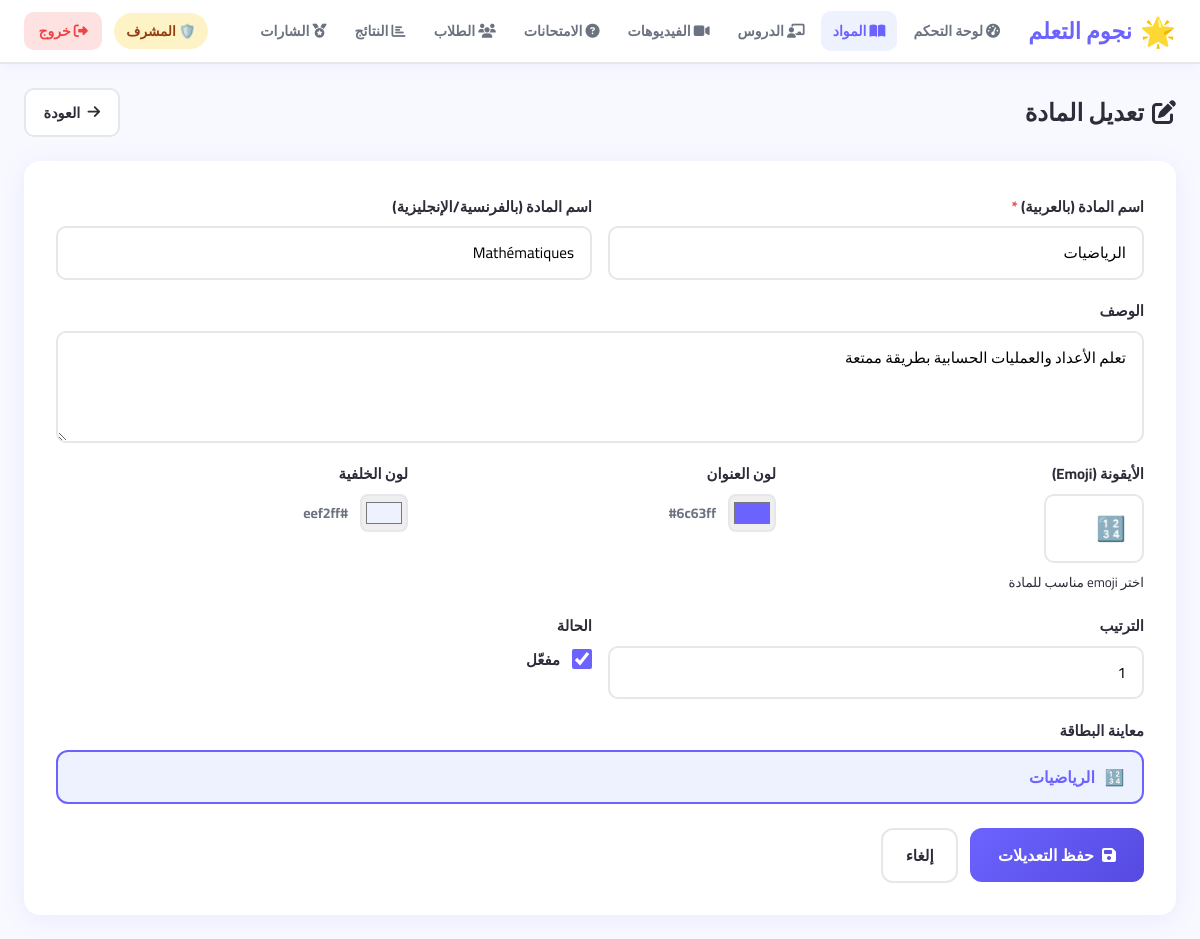
Page /admin/subjects/1/edit (signed in) on the committed database.
### app/models.py (models this page shows, shortened)
class Subject(db.Model):
    __tablename__ = 'subjects'
    id          = db.Column(db.Integer, primary_key=True)
    name        = db.Column(db.String(100), nullable=False)
    name_ar     = db.Column(db.String(100))
    description = db.Column(db.Text)
    icon        = db.Column(db.String(10), default='📚')
    color       = db.Column(db.String(20), default='#4F46E5')
    bg_color    = db.Column(db.String(20), default='#EEF2FF')
    order       = db.Column(db.Integer, default=0)
    is_active   = db.Column(db.Boolean, default=True)
    created_at  = db.Column(db.DateTime, default=datetime.utcnow)
    lessons = db.relationship('Lesson', backref='subject', lazy='dynamic', cascade='all, delete-orphan')
    quizzes = db.relationship('Quiz',   backref='subject', lazy='dynamic', cascade='all, delete-orphan')
    videos  = db.relationship('Video',  backref='subject', lazy='dynamic', cascade='all, delete-orphan')

### app/admin/routes.py (the view, shortened to what this page needs)
@admin.route('/subjects/<int:sid>/edit', methods=['GET','POST'])
@admin_required
def edit_subject(sid):
    s = Subject.query.get_or_404(sid)
    return render_template('admin/subject_form.html', subject=s)

### app/admin/routes.py (called while the page is built)
def admin_required(f):
    @wraps(f)
    def decorated(*args, **kwargs):
        if not current_user.is_authenticated or not current_user.is_admin():
            flash('ليس لديك صلاحية الوصول', 'danger')
            return redirect(url_for('student.dashboard'))
        return f(*args, **kwargs)
    return login_required(decorated)

### app/models.py (called while the page is built)
@login_manager.user_loader
def load_user(user_id):
    return User.query.get(int(user_id))

    def is_admin(self):          return self.role == 'admin'

### templates/admin/subject_form.html (shortened to what this page needs)
{% extends "base.html" %}
{% block content %}
<div class="admin-page">
  <div class="admin-header">
    <h1>{% if subject %}<i class="fas fa-edit"></i> تعديل المادة{% else %}<i class="fas fa-plus"></i> إضافة مادة جديدة{% endif %}</h1>
    <a href="{{ url_for('admin.subjects') }}" class="btn-back">
      <i class="fas fa-arrow-right"></i> العودة
    </a>
  </div>
  <form method="POST" class="admin-form">
    <div class="form-grid two-col">
      <div class="form-group">
        <label>اسم المادة (بالعربية) <span class="req">*</span></label>
        <input type="text" name="name_ar" class="form-control"
               value="{{ subject.name_ar if subject else '' }}" placeholder="مثال: الرياضيات" required>
      </div>
      <div class="form-group">
        <label>اسم المادة (بالفرنسية/الإنجليزية)</label>
        <input type="text" name="name" class="form-control"
               value="{{ subject.name if subject else '' }}" placeholder="Math" required>
      </div>
    </div>
    <div class="form-group">
      <label>الوصف</label>
      <textarea name="description" class="form-control" rows="3"
                placeholder="وصف مختصر للمادة...">{{ subject.description if subject else '' }}</textarea>
    </div>
    <div class="form-grid three-col">
      <div class="form-group">
        <label>الأيقونة (Emoji)</label>
        <input type="text" name="icon" class="form-control icon-input"
               value="{{ subject.icon if subject else '📚' }}" placeholder="📚">
        <small>اختر emoji مناسب للمادة</small>
      </div>
      <div class="form-group">
        <label>لون العنوان</label>
        <div class="color-input-wrap">
          <input type="color" name="color" class="color-picker"
                 value="{{ subject.color if subject else '#4F46E5' }}">
          <span class="color-preview" id="colorPreview">{{ subject.color if subject else '#4F46E5' }}</span>
        </div>
      </div>
      <div class="form-group">
        <label>لون الخلفية</label>
        <div class="color-input-wrap">
          <input type="color" name="bg_color" class="color-picker"
                 value="{{ subject.bg_color if subject else '#EEF2FF' }}">
          <span class="color-preview" id="bgColorPreview">{{ subject.bg_color if subject else '#EEF2FF' }}</span>
        </div>
      </div>
    </div>
    <div class="form-grid two-col">
      <div class="form-group">
        <label>الترتيب</label>
        <input type="number" name="order" class="form-control"
               value="{{ subject.order if subject else 0 }}" min="0">
      </div>
      {% if subject %}
      <div class="form-group">
        <label>الحالة</label>
        <div class="toggle-wrap">
          <input type="checkbox" name="is_active" id="isActive"
                 {% if subject.is_active %}checked{% endif %}>
          <label for="isActive" class="toggle-label">مفعّل</label>
        </div>
      </div>
      {% endif %}
    </div>
    <div class="form-group">
      <label>معاينة البطاقة</label>
      <div class="subject-preview" id="subjectPreview">
        <span id="prevIcon">{{ subject.icon if subject else '📚' }}</span>
        <span id="prevName">{{ subject.name_ar if subject else 'اسم المادة' }}</span>
      </div>
    </div>
    <div class="form-actions">
      <button type="submit" class="btn-submit">
        <i class="fas fa-save"></i> {% if subject %}حفظ التعديلات{% else %}إضافة المادة{% endif %}
      </button>
      <a href="{{ url_for('admin.subjects') }}" class="btn-cancel">إلغاء</a>
    </div>
  </form>
</div>
{% endblock %}

### app/static/css/style.css (style rules this page uses)
:root { --primary: #6C63FF; --primary-d: #5549E0; --secondary: #FF6584; --success: #10B981; --warning: #F59E0B; --danger: #EF4444; --info: #3B82F6; --dark: #1E1E2E; --text: #2D2D3A; --text-light: #6B7280; --border: #E5E7EB; --bg: #F8F9FF; --white: #FFFFFF; --nav-h: 64px; --radius: 16px; --shadow: 0 4px 24px rgba(108,99,255,.10); --shadow-lg: 0 8px 40px rgba(108,99,255,.18); --font: 'Cairo', 'Tajawal', sans-serif; }
*, *::before, *::after { box-sizing: border-box; margin: 0; padding: 0; }
html { scroll-behavior: smooth; }
body { font-family: var(--font); background: var(--bg); color: var(--text); direction: rtl; min-height: 100vh; }
a { text-decoration: none; color: inherit; }
button { cursor: pointer; font-family: var(--font); }
.form-group { display: flex; flex-direction: column; gap: .4rem; margin-bottom: 1.1rem; }
.form-group label { font-weight: 700; font-size: .93rem; color: var(--text); }
.form-control { border: 2px solid var(--border); border-radius: 10px; padding: .65rem 1rem; font-size: .95rem; font-family: var(--font); transition: border-color .2s, box-shadow .2s; background: var(--white); width: 100%; }
.req { color: var(--danger); }
.admin-header { display: flex; align-items: center; justify-content: space-between; flex-wrap: wrap; gap: 1rem; margin-bottom: 1.5rem; }
.admin-header h1 { font-size: 1.5rem; font-weight: 900; display: flex; align-items: center; gap: .5rem; }
.btn-back { display: flex; align-items: center; gap: .45rem; background: var(--white); border: 2px solid var(--border); border-radius: 10px; padding: .55rem 1.1rem; font-weight: 700; font-size: .9rem; transition: all .2s; }
.admin-form { background: var(--white); border-radius: var(--radius); padding: 2rem; box-shadow: var(--shadow); }
.form-grid { display: grid; gap: 1rem; }
.form-grid.two-col { grid-template-columns: 1fr 1fr; }
.form-grid.three-col { grid-template-columns: 1fr 1fr 1fr; }
.color-input-wrap { display: flex; align-items: center; gap: .75rem; }
.color-picker { width: 48px; height: 38px; border-radius: 8px; border: 2px solid var(--border); cursor: pointer; padding: 2px; }
.color-preview { font-size: .88rem; font-weight: 700; color: var(--text-light); }
.toggle-wrap { display: flex; align-items: center; gap: .75rem; }
input[type="checkbox"] { width: 20px; height: 20px; accent-color: var(--primary); cursor: pointer; }
.toggle-label { font-weight: 700; cursor: pointer; }
.form-actions { display: flex; gap: .75rem; margin-top: 1.5rem; align-items: center; }
.btn-submit { display: flex; align-items: center; gap: .5rem; background: linear-gradient(135deg, var(--primary), var(--primary-d)); color: #fff; border: none; border-radius: 12px; padding: .75rem 1.75rem; font-weight: 800; font-size: 1rem; font-family: var(--font); cursor: pointer; transition: all .2s; }
.btn-cancel { padding: .7rem 1.4rem; border-radius: 12px; font-weight: 700; border: 2px solid var(--border); background: var(--white); font-size: .95rem; transition: all .2s; }
.icon-input { font-size: 1.5rem; max-width: 100px; }
.subject-preview { display: inline-flex; align-items: center; gap: .6rem; border: 2px solid var(--primary); border-radius: 12px; padding: .6rem 1.1rem; font-weight: 800; font-size: 1rem; transition: all .3s; }

### app/static/css/adhd.css (style rules this page uses)
:root { --adhd-bg: #F7F8FF; --adhd-surface: #FFFFFF; --adhd-primary: #6C63FF; --adhd-primary-s: #EEF2FF; --adhd-success: #10B981; --adhd-success-s: #D1FAE5; --adhd-warning: #F59E0B; --adhd-warning-s: #FEF3C7; --adhd-danger: #EF4444; --adhd-text: #1A1A2E; --adhd-muted: #64748B; --adhd-border: #E2E8F0; --adhd-shadow: 0 2px 16px rgba(108,99,255,.08); --adhd-shadow-lg: 0 8px 32px rgba(108,99,255,.15); --adhd-radius: 18px; --adhd-transition: .25s cubic-bezier(.4,0,.2,1); --streak-fire: #FF6B35; --streak-cold: #94A3B8; --xp-color: linear-gradient(90deg, #6C63FF, #A78BFA, #F472B6); --fs-sm: 14px; --fs-md: 16px; --fs-lg: 18px; --fs-xl: 22px; --fs-2xl: 28px; --fs-3xl: 36px; }

### rows in the picture
Subject: name_ar "الرياضيات", name "Mathématiques", description "تعلم الأعداد والعمليات الحسابية بطريقة ممتعة", icon "🔢", color "#6c63ff", bg_color "#eef2ff", order "1", is_active "☑"
